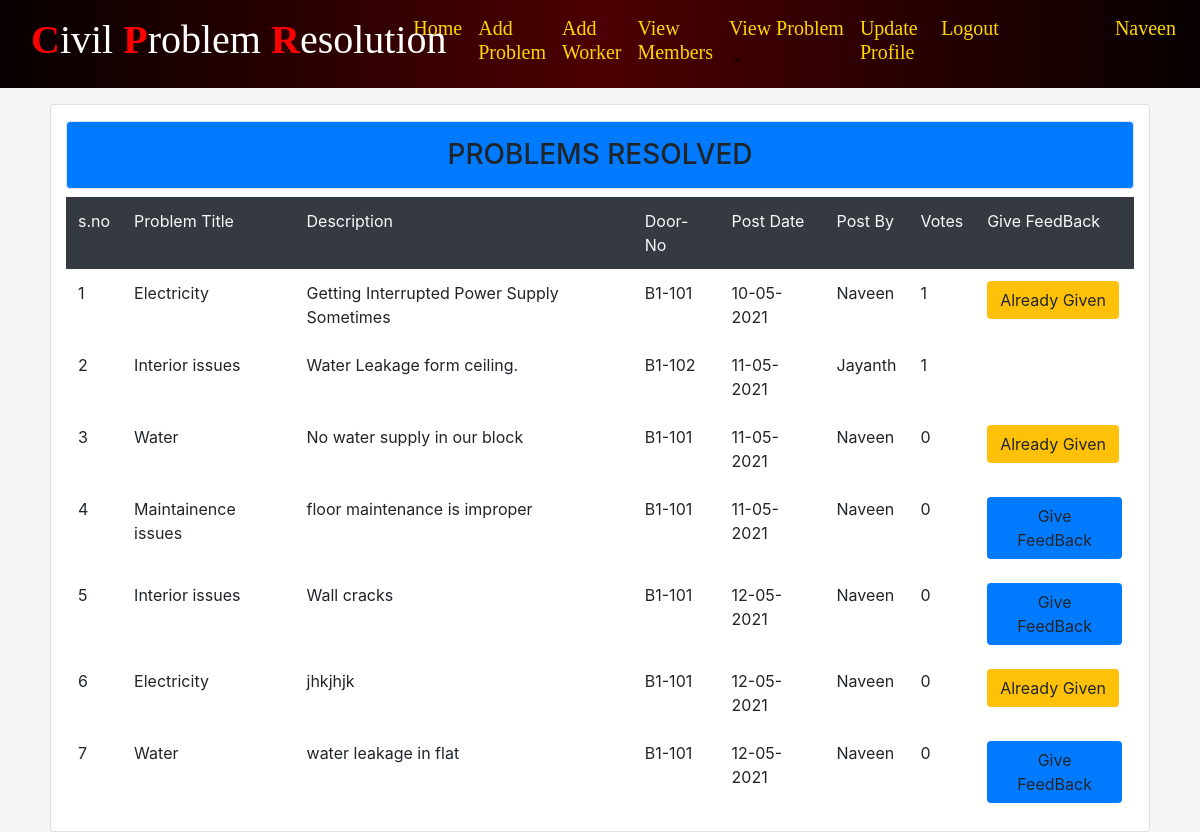
The app's page /ps/ (signed in), older data.
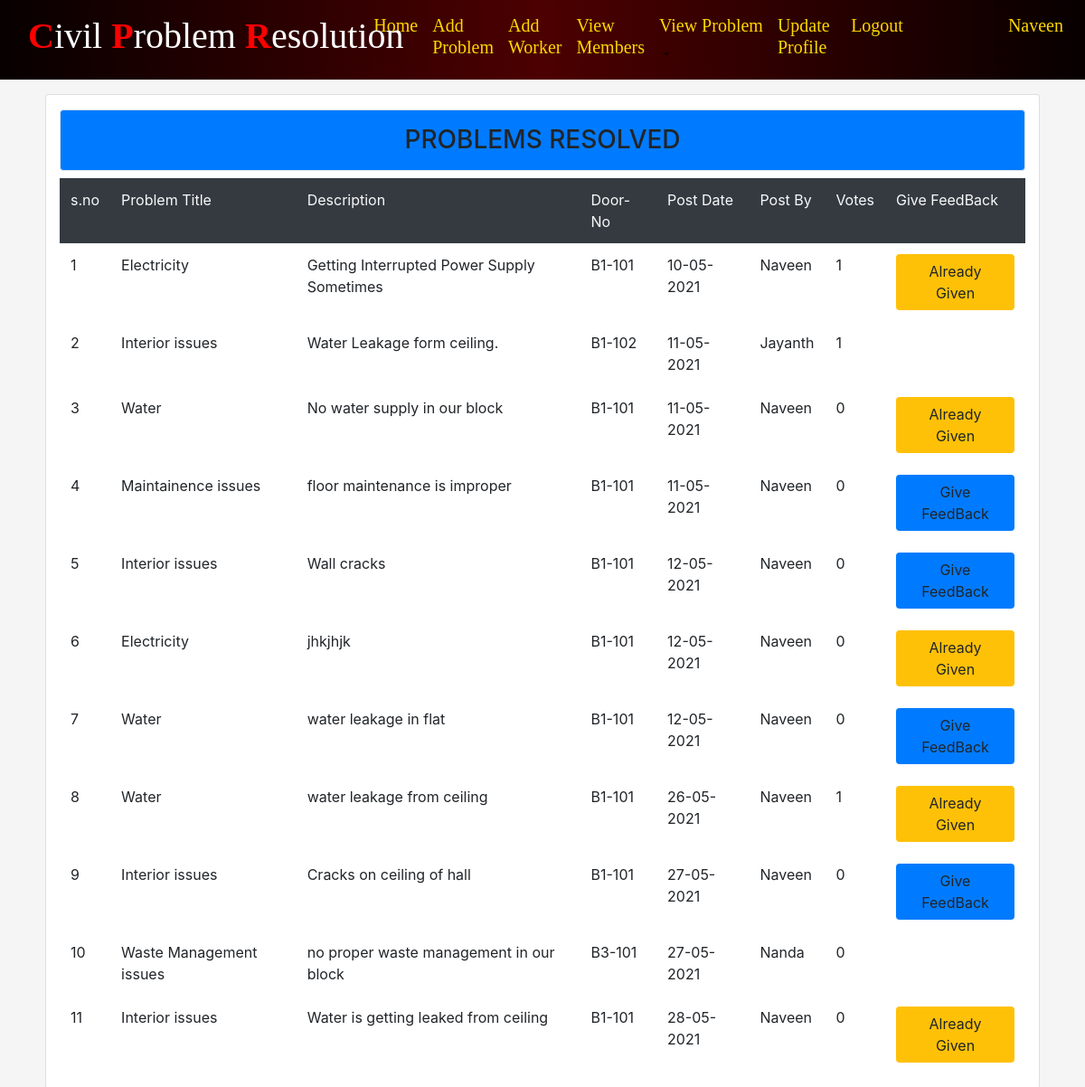
The same page, newer data.
### CPRapp/models.py (models this page shows, shortened)
class Problem(models.Model):
	ptitle=models.CharField(max_length=200)
	pdesc=models.TextField()
	doorno=models.CharField(max_length=200)
	postdate=models.TextField(max_length=200,default='')
	postedby=models.CharField(max_length=200,default='')
	useremail=models.EmailField(max_length=200,default='')
	vote= models.IntegerField(default=0)
	pstatus=models.TextField(max_length=200,default='NotSolved')
	wassigned=models.CharField(max_length=200,default='')
	pamount=models.IntegerField(default=0)
	cfamount=models.IntegerField(default=0)
	xamount=models.IntegerField(default=0)
	estimatedtime=models.TextField(max_length=200,default='')
	paystatus=models.TextField(default=0)
	feedback=models.CharField(max_length=200,default='')

### CPRapp/views.py (the view)
# urls.py: path('ps/',views.ps,name="ps"),
@login_required
def ps(rq):
	data=Problem.objects.filter(pstatus="Completed")
	return render(rq,'html/ps.html',{'info':data})

### CPRapp/templates/html/ps.html (shortened to what this page needs)
{% extends 'html/base.html' %}
{% block content %}
<div class="card col-md-11 mt-3 mx-auto"><h3 class="p-3 bg-primary text-center
mt-3 border rounded">PROBLEMS RESOLVED</h3>
	<table class="table table-borderless table-hover">
		<tr class="bg-dark text-light">
			<td>s.no</td>
			<td>Problem Title</td>
			<td>Description</td>
			<td>Door-No</td>
			<td>Post Date</td>
			<td>Post By</td>
			<td>Votes</td>
			{% if user.is_superuser %}
				<td>User FeedBack</td>
			{% else %}
			    <td>Give FeedBack</td>
			{% endif %}
		</tr>
		{% for i in info %}
		<tr>
			<td>{{forloop.counter}}</td>
			<td>{{i.ptitle}}</td>
			<td>{{i.pdesc}}</td>
			<td>{{i.doorno}}</td>
			<td>{{i.postdate}}</td>
			<td>{{i.postedby}}</td>
			<td>{{i.vote}}</td>
			{% if user.is_superuser %}
			   <td>{{i.feedback}}</td>
			{% else %}
			{% if user.get_username == i.postedby %}
			    {% if '' == i.feedback %}
				<td><a class=" btn bg-primary rounded" href="{% url 'givefeedback' i.id%}">Give FeedBack</a></td>
				{% else %}
				<td><a class=" btn bg-warning rounded" href="">Already Given</a></td>
				{% endif %}
				{% endif %}
			{% endif %}
		</tr>
		{% endfor %}
	</table>
</div>
{% endblock %}

Row changes from the older to the newer data that the page shows:
added Problem: ptitle "Water", pdesc "water leakage from ceiling", doorno "B1-101", postdate "26-05-2021", postedby "Naveen", vote "1", feedback "Already Given"
added Problem: ptitle "Interior issues", pdesc "Cracks on ceiling of hall", doorno "B1-101", postdate "27-05-2021", postedby "Naveen", vote "0", feedback "Give FeedBack"
added Problem: ptitle "Waste Management issues", pdesc "no proper waste management in our block", doorno "B3-101", postdate "27-05-2021", postedby "Nanda", vote "0"
added Problem: ptitle "Interior issues", pdesc "Water is getting leaked from ceiling", doorno "B1-101", postdate "28-05-2021", postedby "Naveen", vote "0", feedback "Already Given"
